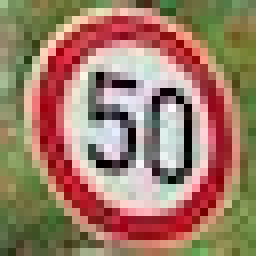
#> input picture InternetImages/2.jpg, 32 x 32 px (shown 8 times larger)
$ python playground.py
#> lines starting #> are read from the running program, lines starting #| are printed output that depends on the picture
import numpy as np
import time

np.warnings.filterwarnings('ignore')

import os
os.environ['TF_CPP_MIN_LOG_LEVEL'] = '3'
import sys

from skimage import exposure

import pickle
import Plots as plot
#import tensorflow as tf
#from sklearn.utils import shuffle
#import networks as nn

import matplotlib.pyplot as plt
import matplotlib.colors as clr

import cv2


image = cv2.imread(("./InternetImages/2.jpg"), cv2.IMREAD_GRAYSCALE)
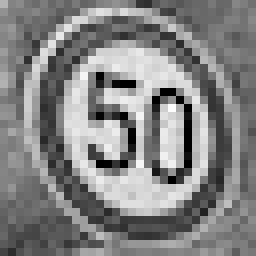
#> image: shape (32, 32) (shown 8 times larger); min 0, max 253, mean 131.1

image = (image - 128.0) / 128.0

#image = (image) / 255.0

image = exposure.equalize_adapthist(image)
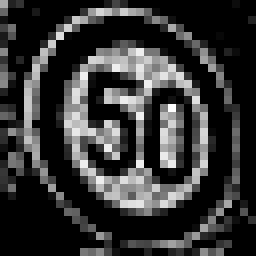
#> image: shape (32, 32) float64 (shown 8 times larger); min 0, max 1, mean 0.207


cv2.imshow('image',image)
cv2.waitKey(0)
cv2.destroyAllWindows()

$ run again, with InternetImages/13.jpg copied over InternetImages/2.jpg
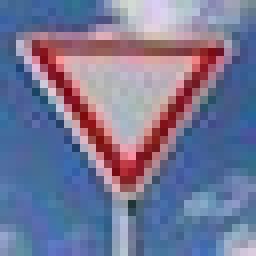
#> input picture InternetImages/13.jpg, 32 x 32 px (shown 8 times larger)
#> `image = (image - 128.0) / 128.0`:
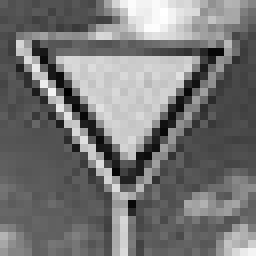
#> image: shape (32, 32) float64 (shown 8 times larger); min -0.688, max 0.695, mean -0.047; drawn with min black and max white
#> `image = exposure.equalize_adapthist(image)`:
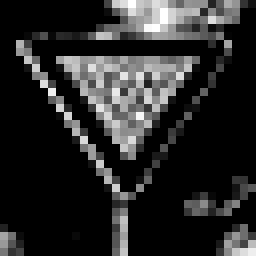
#> image: shape (32, 32) float64 (shown 8 times larger); min 0, max 1, mean 0.163
